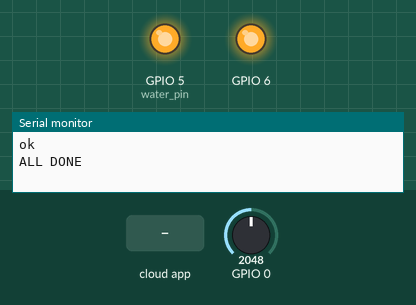
Recording of a sketch running on a simulated ESP32-C3. Parts: output pins drawn as LEDs (lit = HIGH), the last lines printed to the serial monitor. Inputs (shaded band) come from the test bench; at power-on: GPIO 0 = 2048. WiFi joins after 1.5 s; servers stay silent unless stated; network time is answered at once with the bench clock; the local clock reads 2024-03-15 10:24:30 at power-on unless the sketch sets it; the Firebase database answers and starts empty.

Above: at 3.1 s.
3.2 s: the phone or cloud app sets WATER to 1
At 4.3 s:
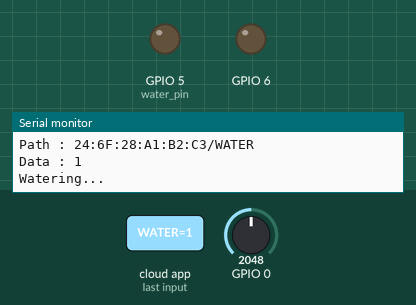
12.5 s: the phone or cloud app sets WATER to 0
At 14.8 s:
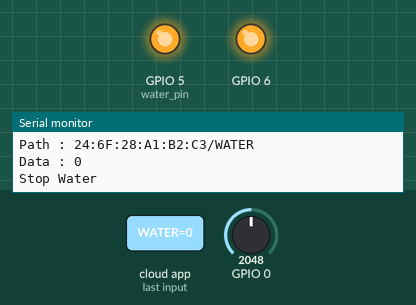
Timing chart, 0 to 16.3 s (numbered marks = the images above; inputs shaded):
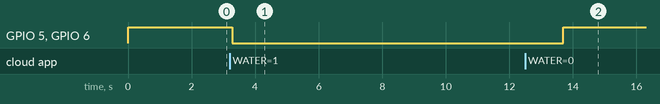

The sketch:

esp32c3_Mol_Sen_FDB_ver11.ino
```cpp
// https://www.grc.com/fingerprints.htm
#include <Arduino.h>
#include <WiFi.h>
#include <WebServer.h>
#include <WiFiManager.h>
#include <NTPClient.h>
#include <WiFiUdp.h>
#include <SPI.h>
#include <Wire.h>

#include <Firebase_ESP_Client.h>

#include "addons/TokenHelper.h"
#include "addons/RTDBHelper.h"

String ele = "moi";

WebServer server(80);

String header;

WiFiUDP ntpUDP;
NTPClient timeClient(ntpUDP, "pool.ntp.org");
const int water_pin = D4;
const int water_pin2 = D3;
int RS;

unsigned long currentTime = millis();
unsigned long previousTime = 0;
const long timeoutTime = 2000;
#define DATABASE_URL "https://esp8266-ai2-default-rtdb.firebaseio.com"
#define API_KEY "AIzaSyAF4OdtYUAomk_4WnvE5MXb_nphlQ33UyA"
FirebaseData fbdo, fbdo_ALL, fbdo_CT;
FirebaseAuth auth;
FirebaseConfig config;
unsigned long sendDataPrevMillis = 0;
int count = 0;
bool signupOK = false;

String A = WiFi.macAddress();
String IP = "";
const int dry = 790;
const int wet = 320;
int moi = 0;
int moipc=0;
int moipercent=0;
int HM=0;
int LM=0;
String WT = "";
String STAT1 = A + "/Moisture";
String WATER = A + "/WATER";
String CNSTAT = A + "/esp";;
String a = "\\\"";

void setup() {
  Serial.begin(115200);

  pinMode(water_pin, OUTPUT);   digitalWrite(water_pin, HIGH);
  pinMode(water_pin2, OUTPUT);  digitalWrite(water_pin2, HIGH);

  WiFiManager wifiManager;
  // RS = digitalRead(rs);
  // if (RS == LOW){
  //   wifiManager.resetSettings();
  // }
  wifiManager.autoConnect("sMART sTUFF");
  IP = WiFi.localIP().toString();

  timeClient.begin();
  timeClient.setTimeOffset(28800);

  config.api_key = API_KEY;
  config.database_url = DATABASE_URL;
  if (Firebase.signUp(&config, &auth, "", "")){
    Serial.println("ok");
    signupOK = true;
  }
  else{
    Serial.printf("%s\n", config.signer.signupError.message.c_str());
  }
  config.token_status_callback = tokenStatusCallback;
  Firebase.begin(&config, &auth);
  Firebase.reconnectWiFi(true);

  if  (!Firebase.RTDB.beginStream(&fbdo_ALL, A)){
    Serial.print ("D1 begin error ");
    Serial.println(fbdo_ALL.errorReason());
  }

  Firebase.RTDB.setString(&fbdo_ALL, CNSTAT, "0");
  Firebase.RTDB.setString(&fbdo_ALL, WATER, "0");

  server.on("/info", handleINFO);
  server.onNotFound(handleNotFound);
  server.begin();
  Serial.println("ALL DONE");
}

void loop(){
  time();
  set_moi();
  WATERING();
  server.handleClient();

  if (Firebase.isTokenExpired()){
    Firebase.refreshToken(&config);
    Firebase.RTDB.setString(&fbdo_ALL, CNSTAT, "0");
    Firebase.RTDB.setString(&fbdo_ALL, CNSTAT, "1");
    Serial.println("Refresh token");
  }
}
void time(){
  timeClient.update();
  String nowTime =timeClient.getHours() + ":" + timeClient.getMinutes();
  if (timeClient.getSeconds() > 0 & timeClient.getSeconds() < 2) {
    if(WT == nowTime){
      digitalWrite(water_pin, LOW);
      digitalWrite(water_pin2, LOW);
    }
  }
  if (timeClient.getSeconds() > 6 & timeClient.getSeconds() < 8) {
    if(WT == nowTime){
      digitalWrite(water_pin, HIGH);
      digitalWrite(water_pin2, HIGH);
    }
  }
}
void set_moi(){
  moi = analogRead(A0);
  moipc = map(moi, dry, wet, 0, 100);
  if (moipc>=100){ moipercent=100; }
  else if (moipc<=0){ moipercent=0; }
  else{ moipercent=moipc; }
  // Firebase.RTDB.setString(&fbdo, STAT1, moipercent);
  delay(1000);

  if(Firebase.RTDB.getString(&fbdo, A + "/SetMoi/High")){
    HM=fbdo.stringData().toInt();
  }
  if(Firebase.RTDB.getString(&fbdo, A + "/SetMoi/Low")){
    LM=fbdo.stringData().toInt();
  }
  if ((HM > 0)&(LM >0)){
    if(moipercent < LM){
      Firebase.RTDB.setString(&fbdo_ALL, WATER, "1");
    }
    else if(moipercent > HM){
      Firebase.RTDB.setString(&fbdo_ALL, WATER, "0");
    }
  }
}
void WATERING(){
  if(Firebase.ready() && signupOK){
    if  (!Firebase.RTDB.readStream(&fbdo_ALL)){
      Serial.print("D1 read error：");
      Serial.println(fbdo_ALL.errorReason());
    }
    if (fbdo_ALL.streamAvailable()) {
      Serial.println("Path : " + fbdo_ALL.streamPath() + fbdo_ALL.dataPath());
      Serial.println("Data : " + fbdo_ALL.stringData());
      if (fbdo_ALL.dataPath() == "/TIME"){
        if(fbdo_ALL.dataType() == "string"){
          WT = fbdo_ALL.stringData();
          WT.replace(a,"");
          Serial.println("WT now is " + WT);
        }
      }
      if (fbdo_ALL.stringData().substring(2, 6) == "TIME"){
        String t = fbdo_ALL.stringData().substring(11,16);
        t.replace("\"", "");
        t.replace("\\", "");
        t.replace("}", "");
        t.replace(",", "");
        WT = t;
        Serial.println("WT now is " + WT);
      }
      if (fbdo_ALL.dataPath() == "/WATER"){
        if (fbdo_ALL.stringData() == "1") {
          digitalWrite(water_pin, LOW);
          digitalWrite(water_pin2, LOW);
          Serial.println("Watering...");
        }else if (fbdo_ALL.stringData() == "0") {
          digitalWrite(water_pin, HIGH);
          digitalWrite(water_pin2, HIGH);
          Serial.println("Stop Water");
        }
      }
      if (fbdo_ALL.stringData().substring(2, 7) == "WATER"){
        if(fbdo_ALL.stringData().substring(10, 11) == "1"){
          digitalWrite(water_pin, LOW);
          digitalWrite(water_pin2, LOW);
          Serial.println("Watering...");
        }else if(fbdo_ALL.stringData().substring(10, 11) == "0"){
          digitalWrite(water_pin, HIGH);
          digitalWrite(water_pin2, HIGH);
          Serial.println("Stop Water");
        }
      }
      if (fbdo_ALL.dataPath() == "/esp"){
        if (fbdo_ALL.stringData() == "1") {
          Firebase.RTDB.setString(&fbdo_ALL, CNSTAT, "2");
        }
      }
      if (fbdo_ALL.stringData().substring(2, 5) == "esp"){
        Firebase.RTDB.setString(&fbdo_ALL, CNSTAT, "0");
        Firebase.RTDB.setString(&fbdo_ALL, CNSTAT, "1");
      }
    }
  }
}
void handleINFO(void){
  server.send ( 200, "text/plain", "<h1>MAC=" + A + "</h1><h2>ELEMENT=" + ele + "</h2><h3>裝置名稱 = sMART sTUFF 智慧盆栽</h3><h4>IP=" + IP + "</h4>" );
}
void handleNotFound(){
  server.send(404, "text/plain", "404: Not found");
}
```

Measured:
- after the input at 3.2 s, GPIO 5 (water_pin), GPIO 6: HIGH → LOW after 0.08 s
- after the input at 12.5 s, GPIO 5 (water_pin), GPIO 6: LOW → HIGH after 1.2 s
